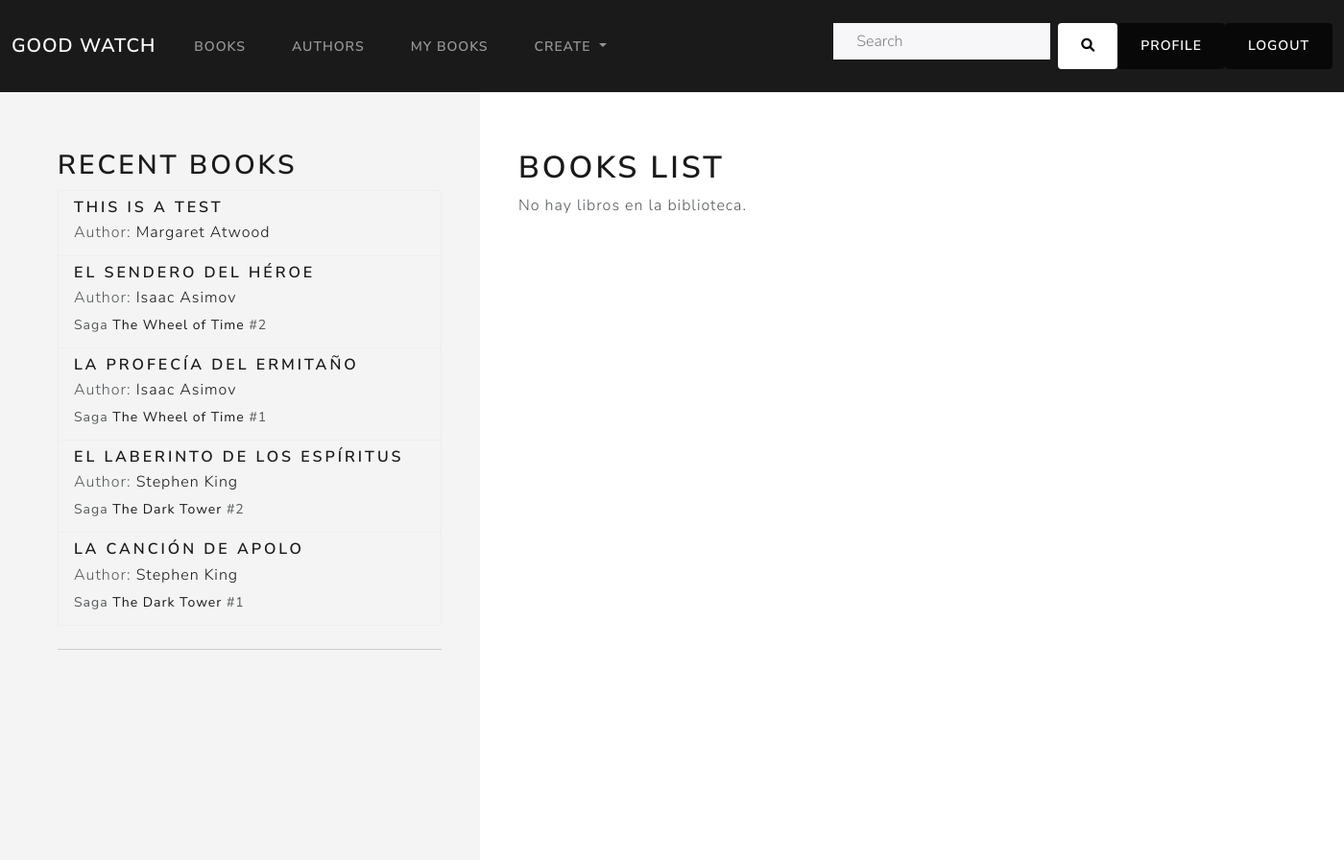
The app's page /book_catalog/mybooks/ (signed in), older data.
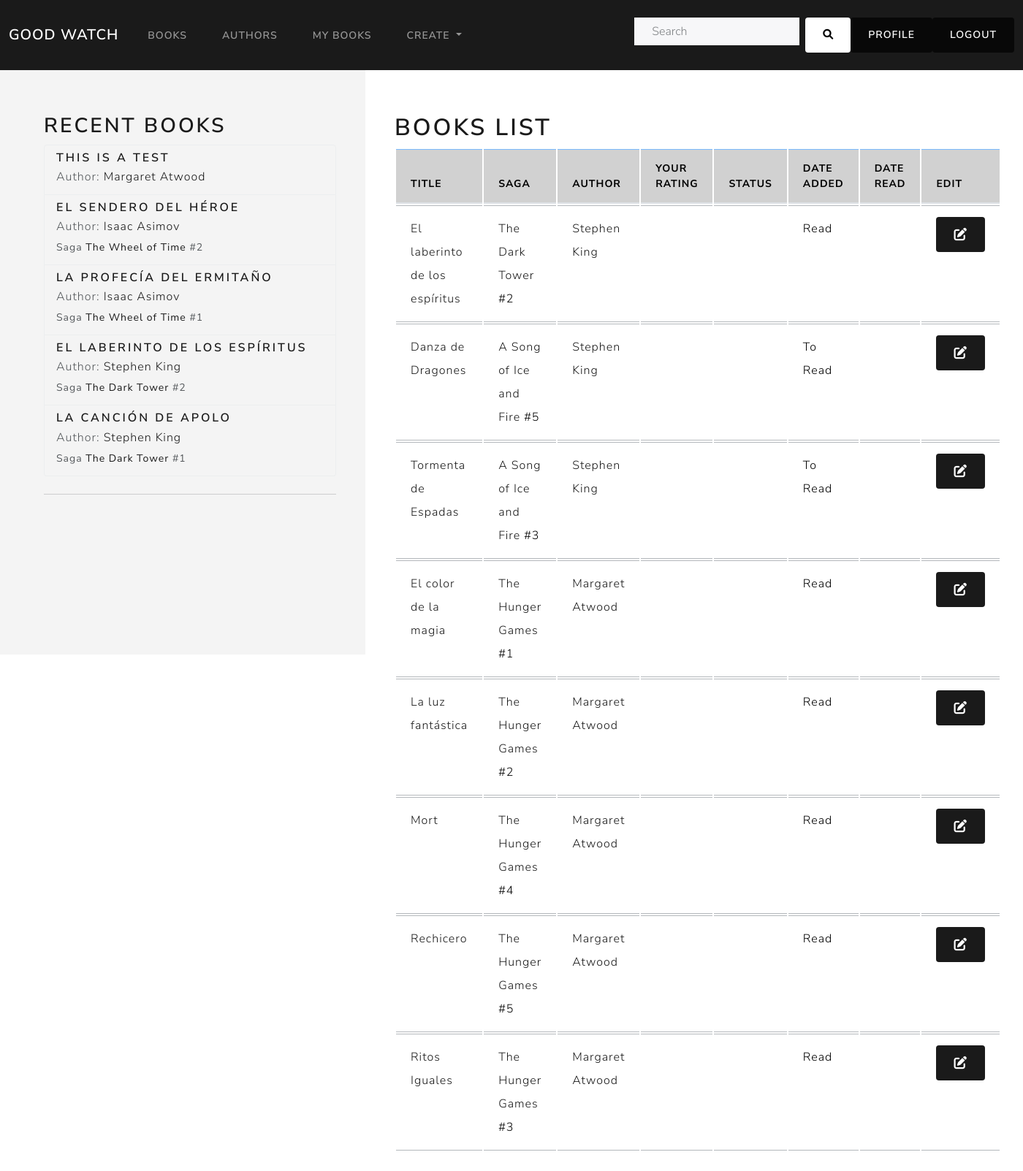
The same page, newer data.
### book_catalog/models.py (models this page shows, shortened)
class Book(models.Model):
    title = models.CharField(max_length=200,)
    saga = models.ForeignKey('BookSaga', on_delete=models.CASCADE, null=True, blank=True)
    saga_volume = models.IntegerField(null=True, blank=True)
    author = models.ForeignKey('Author', on_delete=models.CASCADE, null=False)
    publish_date = models.DateField(null=True, blank=True)
    summary = models.TextField(max_length=1000, null=True, blank=True)
    isbn = models.CharField(max_length=13, help_text='13 Character <a href="https://www.isbn-international.org/content/what-isbn">ISBN number</a>', null=True, blank=True)
    genre = models.ManyToManyField(Genre, )
    language = models.ForeignKey('Language', on_delete=models.SET_NULL, null=True, blank=True)
    cover_image = models.ImageField(upload_to='media/covers/', null=True, blank=True)
    class Meta:
        ordering = ['title', 'author']
        unique_together = ('title', 'author')
        constraints = [
            models.UniqueConstraint(fields=['saga', 'saga_volume'], name='unique_volume_in_saga')
        ]
    def get_absolute_url(self):
        return reverse('book-detail', args=[str(self.id)])

class Author(models.Model):
    first_name = models.CharField(max_length=100)
    last_name = models.CharField(max_length=100)
    year_of_birth = models.IntegerField(null = True, blank = True)
    year_of_death = models.IntegerField(null = True, blank = True)
    photo = models.ImageField(upload_to='authors/', null=True, blank=True)
    social_media = models.URLField(max_length=200, null=True, blank=True)
    biography = models.TextField(max_length=1000, null=True, blank=True)
    class Meta:
        ordering = ['last_name', 'first_name']
    def get_absolute_url(self):
        return reverse('author-detail', args=[str(self.id)])
    def __str__(self):
        return f'{self.first_name} {self.last_name}'

class BookSaga(models.Model):
    name = models.CharField(max_length=200,)
    author = models.ForeignKey(Author, on_delete=models.CASCADE, related_name='saga', null = False)
    def get_absolute_url(self):
        return reverse('saga-detail', args=[str(self.id)])
    class Meta:
        unique_together = ('name', 'author')

class UserBookRelation(models.Model):
    STATUS_CHOICES = (
        ('r', 'Read'),
        ('t', 'To read'),
        ('i', 'Reading'),
    )
    user = models.ForeignKey(User, on_delete=models.CASCADE)
    book = models.ForeignKey(Book, on_delete=models.CASCADE)
    status = models.CharField(max_length=1, choices=STATUS_CHOICES, null=True, blank=True)
    id = models.UUIDField(primary_key=True, default=uuid.uuid4, help_text='Unique ID for this particular book',)
    reading_date = models.DateField(null=True, blank=True)
    read_date = models.DateField(null=True, blank=True)
    rating = models.PositiveIntegerField(choices=[(i, str(i)) for i in range(1, 6)], null=True, blank=True)  # Por ejemplo, 1 a 5 estrellas
    review = models.TextField(max_length=1000, null=True, blank=True)
    review_date = models.DateField(null=True, blank=True)
    class Meta:
        unique_together = ('user', 'book')
    def display_status(self):
        if self.status == 'r':
            return "Read"
        if self.status == 't':
            return "To Read"
        if self.status == 'i':
            return "Reading"

### book_catalog/views.py (the view)
# urls.py: path('mybooks/', views.UserBookRelationListView.as_view(), name='my-books'),
class UserBookRelationListView(LoginRequiredMixin, generic.ListView):
    login_url = '/accounts/login/'
    redirect_field_name = 'redirect_to'
    model = UserBookRelation
    template_name = 'book_catalog/userbookrelation_list.html'
    def get_queryset(self):
        return super().get_queryset().filter(user=self.request.user)
    def get_context_data(self, **kwargs: Any):
        context = super().get_context_data(**kwargs)
        context["recent_books"] = Book.objects.all().order_by('-publish_date')[:5]
        return context

### templates/book_catalog/userbookrelation_list.html (shortened to what this page needs)
{% extends "base_generic.html" %}
{% block content %}
<div style="display: flex;">
  <div class="sidebar">
    <div class="justify-content-left">
      {% include "book_catalog/recent_books.html" %}
    </div>
  </div>
  <div class="column-right">
    <div style="flex-grow: 1; padding: 20px;">
      <h1>Books list</h1>
      {% if userbookrelation_list %}
        <table id="dynamicTable" class="table table-hover">
          <thead>
            <tr class="table-primary">
              <th scope="col">Title</th>
              <th scope="col">Saga</th>
              <th scope="col">Author</th>
              <th scope="col">Your Rating</th>
              <th scope="col">Status</th>
              <th scope="col">Date added</th>
              <th scope="col">Date read</th>
              <th scope="col">Edit</th>
            </tr>
          </thead>
          <tbody>
            {% for object in userbookrelation_list %}
              <tr class="table-secondary">
                <td>
                  <a class="no-underline" href="{{ object.book.get_absolute_url }}">{{ object.book.title }}</a>
                </td>
                <td>
                  {% if object.book.saga %}
                    <a class="no-underline" href="{{ object.book.saga.get_absolute_url }}">
                      {{ object.book.saga.name }}
                    </a>
                    #{{ object.book.saga_volume }}
                  {% endif %}
                </td>
                <td>
                  <a class="no-underline" href="{{ object.book.author.get_absolute_url }}">{{ object.book.author }}</a>
                </td>
                <td>
                <td>
                <td>
                  <a>{{ object.display_status }}</a>
                </td>
                </td>
                <td>
                </td>
                <td>
                  <a class="btn btn-primary" href="{% url 'change-userbookrelation' object.id %}">
                  </a>
                </td>
              </tr>
            {% endfor %}
          </tbody>
        </table>
      {% else %}
        <p>No hay libros en la biblioteca.</p>
      {% endif %}
    </div>
  </div>
</div>
{% endblock %}

### templates/book_catalog/recent_books.html
<div class="column-left">
    <h2>Recent books</h2>
    <ul class="list-group">
      {% for book in recent_books %}
        <li class="list-group-item" style="background-color: #f4f4f4;">
          <h5 class="mb-1">
            <a class="no-underline" href="{{book.get_absolute_url }}">
              {{ book.title }}
            </a>
          </h5>
          <p class="mb-1 ">
            Author:
            <a class="no-underline" href="{{ book.author.get_absolute_url }}">{{ book.author }}</a>
          </p>
          {% if book.saga %}
          <p class="mb-1">
            <small>
              Saga
              <a class="no-underline" href="{{ book.saga.get_absolute_url }}">
                {{ book.saga.name }}
              </a>
              #{{ book.saga_volume }}
            </small>
          </p>
          {% endif %}
        </li>
      {% empty %}
        <li class="list-group-item" style="background-color: #f4f4f4;">
          No recent books.
        </li>
      {% endfor %}
    </ul>
    <hr class="my-4">
</div>

Row changes from the older to the newer data that the page shows:
added UserBookRelation: book "El laberinto de los espíritus", book.saga.name "The Dark Tower", book.saga_volume "2", book.author "Stephen King", display_status "Read"
added UserBookRelation: book "Danza de Dragones", book.saga.name "A Song of Ice and Fire", book.saga_volume "5", book.author "Stephen King", display_status "To Read"
added UserBookRelation: book "Tormenta de Espadas", book.saga.name "A Song of Ice and Fire", book.saga_volume "3", book.author "Stephen King", display_status "To Read"
added UserBookRelation: book "El color de la magia", book.saga.name "The Hunger Games", book.saga_volume "1", book.author "Margaret Atwood", display_status "Read"
added UserBookRelation: book "La luz fantástica", book.saga.name "The Hunger Games", book.saga_volume "2", book.author "Margaret Atwood", display_status "Read"
added UserBookRelation: book "Mort", book.saga.name "The Hunger Games", book.saga_volume "4", book.author "Margaret Atwood", display_status "Read"
added UserBookRelation: book "Rechicero", book.saga.name "The Hunger Games", book.saga_volume "5", book.author "Margaret Atwood", display_status "Read"
added UserBookRelation: book "Ritos Iguales", book.saga.name "The Hunger Games", book.saga_volume "3", book.author "Margaret Atwood", display_status "Read"
Text that changed along with them:
text no longer shown: "No hay libros en la biblioteca."
text now shown: "TITLE SAGA AUTHOR YOUR RATING STATUS DATE ADDED DATE READ EDIT"
